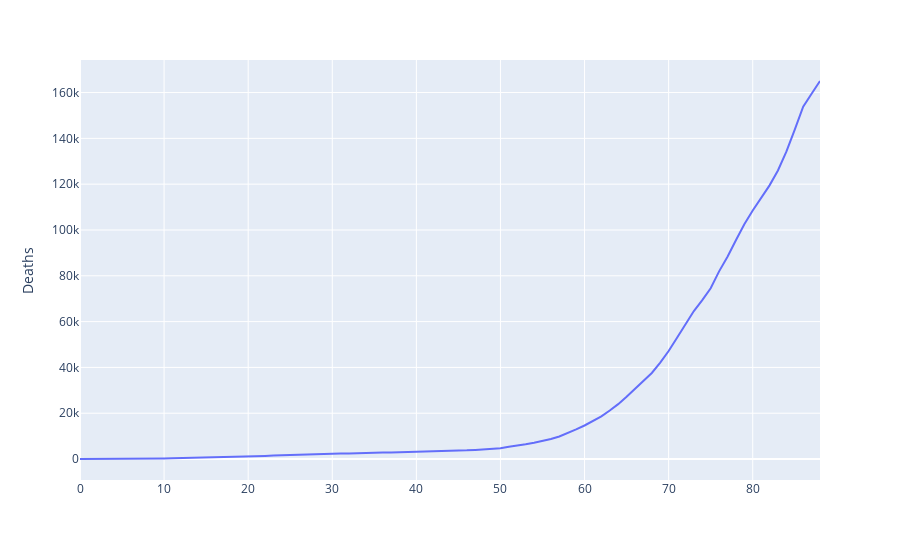

The notebook cell saved with this chart:
### Code cell
px.line(date_data , y ='Deaths')

### Figure 1 — Plotly figure (JSON) as saved in the notebook; plotly's stock layout.template omitted (floating-point values rounded to 4 significant figures)
{"data": [{"hoverlabel": {"namelength": 0}, "hovertemplate": "Deaths=%{y}", "legendgroup": "", "line": {"color": "#636efa", "dash": "solid"}, "mode": "lines", "name": "", "showlegend": false, "type": "scatter", "xaxis": "x", "y": [17, 18, 26, 42, 56, 82, 131, 133, 171, 213, 259, 362, 426, 492, 564, 634, 719, 806, 906, 1013, 1113, 1118, 1371, 1523, 1666, 1770, 1868, 2007, 2122, 2247, 2251, 2458, 2469, 2629, 2708, 2770, 2814, 2872, 2941, 2996, 3085, 3160, 3254, 3348, 3460, 3558, 3802, 3988, 4262, 4615, 4720, 5404, 5819, 6440, 7126, 7905, 8733, 9867, 11299, 12973, 14651, 16505, 18625, 21181, 23970, 27198, 30652, 33925, 37582, 42107, 47180, 52983, 58787, 64606, 69374, 74565, 81937, 88338, 95521, 102525, 108502, 114090, 119481, 125983, 134176, 143800, 153821, 159509, 165043], "yaxis": "y"}], "layout": {"legend": {"tracegroupgap": 0}, "margin": {"t": 60}, "xaxis": {"anchor": "y", "domain": [0, 1]}, "yaxis": {"anchor": "x", "domain": [0, 1], "title": {"text": "Deaths"}}}}
